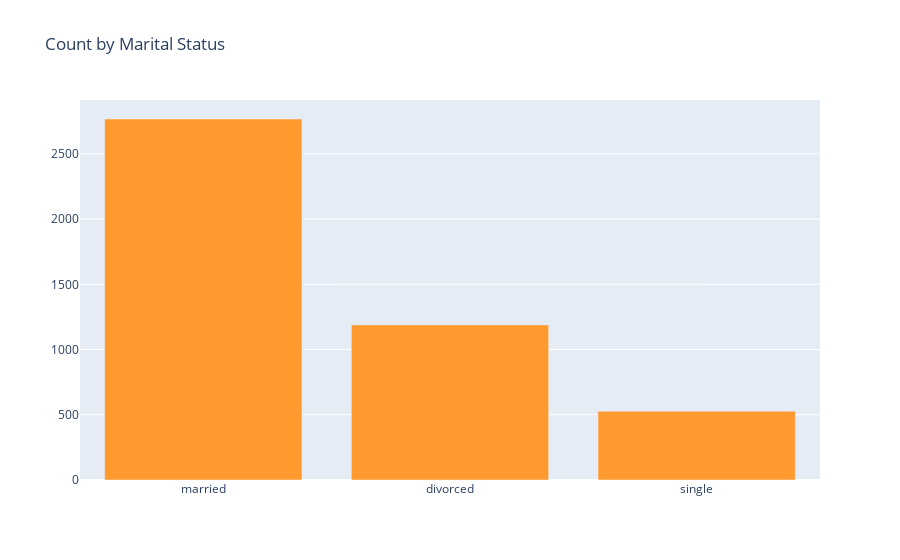

Source (notebook cell):
### Code cell
vals = df['marital'].value_counts().tolist()
labels = ['married', 'divorced', 'single']

data = [go.Bar(
            x=labels,
            y=vals,
    marker=dict(
    color="#FE9A2E")
    )]

layout = go.Layout(
    title="Count by Marital Status",
)

fig = go.Figure(data=data, layout=layout)



iplot(fig, filename='basic-bar')

### Figure 1 — Plotly figure (JSON) as saved in the notebook; plotly's stock layout.template omitted (floating-point values rounded to 4 significant figures)
{"data": [{"marker": {"color": "#FE9A2E"}, "type": "bar", "x": ["married", "divorced", "single"], "y": [2767, 1189, 527]}], "layout": {"autosize": true, "title": {"text": "Count by Marital Status"}, "xaxis": {"autorange": true, "range": [-0.5, 2.5], "type": "category"}, "yaxis": {"autorange": true, "range": [0, 2913.0], "type": "linear"}}}
